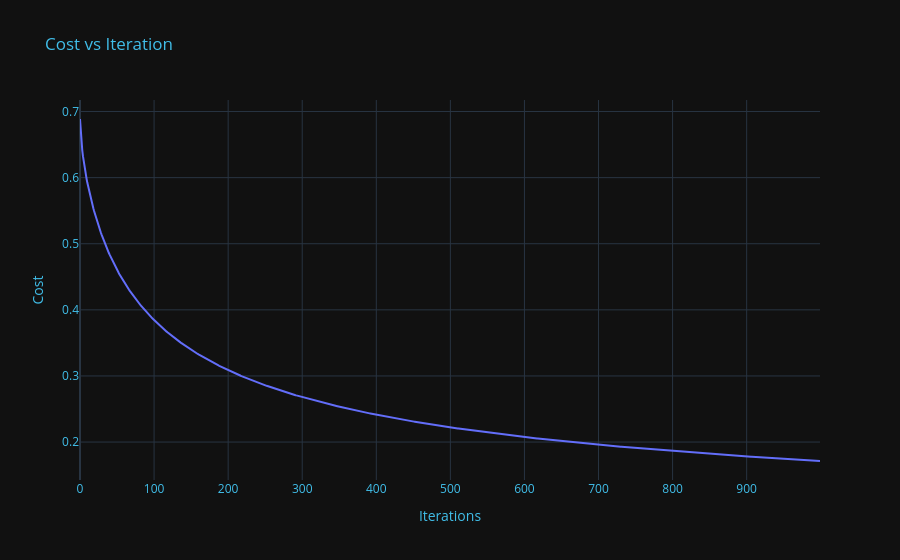

This figure's notebook cell:
### Markdown cell above
### Testing against Scikit Learn's Polynomial Regression

### Code cell
X_sampled, y_sampled = load_non_liear_data()
X_train, X_test, y_train, y_test = train_test_split(X_sampled, y_sampled, test_size=0.2, random_state=1234)

poly_model = Poly_Logistic_Regression(degree=5, learning_rate=0.1, rate_decay=0.0001)
poly_model.fit(X_train, y_train)

### Figure 1 — Plotly figure (JSON) as saved in the notebook; plotly's stock layout.template omitted (floating-point values rounded to 4 significant figures; data arrays with more than 128 entries replaced by an {"elided": "..."} marker saying what was removed)
{"data": [{"hovertemplate": "x=%{x}<br>y=%{y}<extra></extra>", "legendgroup": "", "line": {"color": "#636efa", "dash": "solid"}, "marker": {"symbol": "circle"}, "mode": "lines", "name": "", "orientation": "v", "showlegend": false, "type": "scatter", "x": {"elided": "1000 int values"}, "xaxis": "x", "y": {"elided": "1000 float values"}, "yaxis": "y"}], "layout": {"legend": {"tracegroupgap": 0}, "title": {"font": {"color": "#41BEE9"}, "text": "Cost vs Iteration"}, "xaxis": {"anchor": "y", "color": "#41BEE9", "domain": [0, 1], "title": {"text": "Iterations"}}, "yaxis": {"anchor": "x", "color": "#41BEE9", "domain": [0, 1], "title": {"text": "Cost"}}}}
